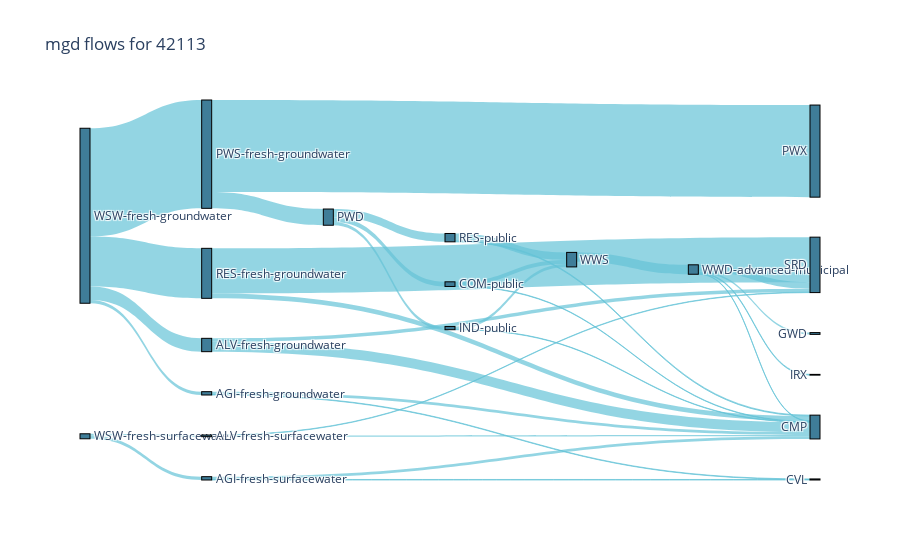
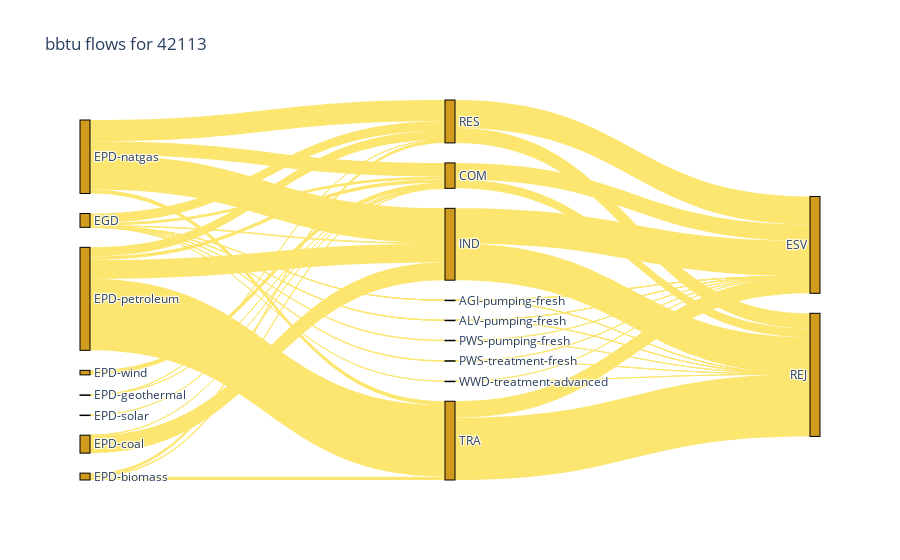

Notebook code for these charts, in order:
### Code cell
viz = flow.plot_sankey(data=df, region_name=region, 
                       unit_type1 = 'mgd', unit_type2='bbtu', output_level=3, strip='total')

### Figure 1 — Plotly figure (JSON) as saved in the notebook; plotly's stock layout.template omitted (floating-point values rounded to 4 significant figures)
{"data": [{"link": {"color": "rgba(102, 195, 216, 0.7)", "source": [0, 1, 0, 1, 2, 2, 3, 0, 3, 0, 2, 4, 5, 5, 6, 6, 7, 7, 8, 8, 9, 9, 10, 10, 11, 11, 12, 12, 13, 13, 13, 13], "target": [5, 6, 7, 8, 9, 10, 2, 3, 14, 11, 12, 13, 15, 16, 15, 16, 15, 17, 15, 17, 15, 4, 15, 4, 15, 17, 15, 4, 15, 18, 19, 17], "value": [0.02, 0.02, 0.08, 0.01, 0.02794, 0.01942, 0.09737, 0.65, 0.5526, 0.3, 0.05, 0.05667, 0.01682, 0.003181, 0.01682, 0.003181, 0.05895, 0.02105, 0.007368, 0.002632, 0.00286, 0.02509, 0.002583, 0.01684, 0.02965, 0.2704, 0.004941, 0.04506, 0.002833, 0.01077, 0.004533, 0.03853]}, "node": {"color": "rgba(63, 125, 152, 1)", "label": ["WSW-fresh-groundwater", "WSW-fresh-surfacewater", "PWD", "PWS-fresh-groundwater", "WWS", "AGI-fresh-groundwater", "AGI-fresh-surfacewater", "ALV-fresh-groundwater", "ALV-fresh-surfacewater", "COM-public", "IND-public", "RES-fresh-groundwater", "RES-public", "WWD-advanced-municipal", "PWX", "CMP", "CVL", "SRD", "GWD", "IRX"], "line": {"color": "black", "width": 1}, "pad": 40, "thickness": 10}, "type": "sankey", "valuesuffix": "mgd"}], "layout": {"font": {"size": 12}, "title": {"text": "mgd flows for 42113"}}}

### Figure 2 — Plotly figure (JSON) as saved in the notebook; plotly's stock layout.template omitted (floating-point values rounded to 4 significant figures)
{"data": [{"link": {"color": "rgba(252, 230, 112, 1)", "source": [0, 1, 2, 3, 4, 5, 6, 7, 0, 2, 4, 5, 0, 1, 3, 4, 5, 1, 4, 5, 0, 0, 0, 0, 0, 0, 0, 8, 8, 8, 8, 9, 9, 9, 9, 10, 10, 11, 11, 12, 12, 13, 13, 14, 14, 15, 15, 16, 16], "target": [10, 10, 10, 10, 10, 10, 10, 10, 11, 11, 11, 11, 14, 14, 14, 14, 14, 15, 15, 15, 8, 8, 9, 9, 12, 13, 16, 17, 18, 17, 18, 17, 18, 17, 18, 17, 18, 17, 18, 17, 18, 17, 18, 17, 18, 17, 18, 17, 18], "value": [0.043, 0.01021, 0.002658, 0.001105, 0.2159, 0.05522, 0.001421, 0.07194, 0.0092, 0.2812, 0.5484, 0.2963, 0.1502, 0.04735, 0.001824, 0.3346, 0.144, 0.05091, 0.06189, 1.132, 0.0001476, 0.0001848, 0.0005904, 0.000609, 0.007104, 0.007558, 0.0005201, 9.594e-05, 5.166e-05, 0.0001201, 6.468e-05, 0.0003838, 0.0002066, 0.0003959, 0.0002132, 0.261, 0.1405, 0.5562, 0.5789, 0.004617, 0.002486, 0.004913, 0.002645, 0.4407, 0.2373, 0.2613, 0.983, 0.0003381, 0.000182]}, "node": {"color": "rgba(209, 155, 30, 1)", "label": ["EGD", "EPD-biomass", "EPD-coal", "EPD-geothermal", "EPD-natgas", "EPD-petroleum", "EPD-solar", "EPD-wind", "AGI-pumping-fresh", "ALV-pumping-fresh", "COM", "IND", "PWS-pumping-fresh", "PWS-treatment-fresh", "RES", "TRA", "WWD-treatment-advanced", "ESV", "REJ"], "line": {"color": "black", "width": 1}, "pad": 20, "thickness": 10}, "type": "sankey", "valuesuffix": "bbtu"}], "layout": {"font": {"size": 12}, "title": {"text": "bbtu flows for 42113"}}}
